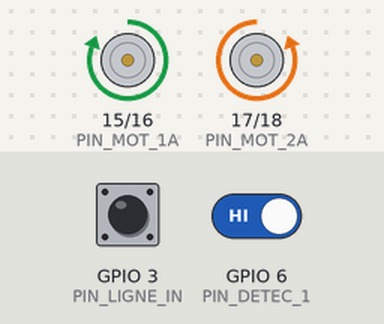
Bench run of a program on a simulated ESP32-S3. On the bench: motor-driver pin pairs drawn as motors (green arrow = first pin HIGH = forward, orange = second pin HIGH = backward, longer = more drive). The inputs (shaded band) are chosen by the test bench; at power-on: GPIO 6 (PIN_DETEC_1) HIGH, GPIO 3 (PIN_LIGNE_IN) HIGH. What the program prints to the serial monitor is not drawn.

Above: at 1.2 s.
1.3 s: GPIO 6 (PIN_DETEC_1) driven LOW
At 1.8 s:
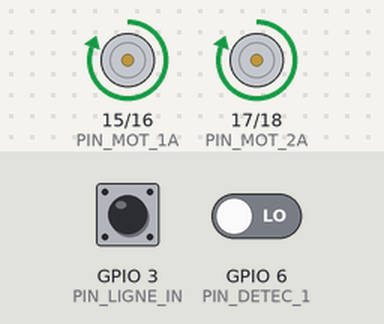
2.8 s: GPIO 6 (PIN_DETEC_1) driven HIGH
At 4.2 s:
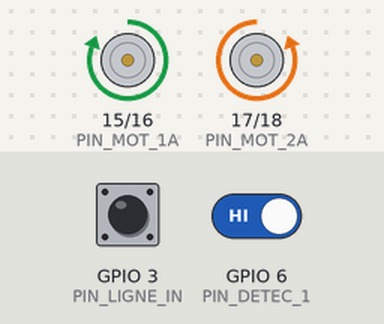
Timing chart, 0 to 5.8 s (numbered marks = the images above; inputs shaded):
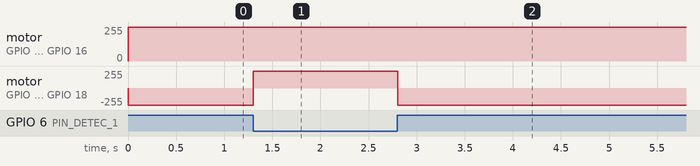

Measured:
- after the input at 1.3 s, motor on GPIO 17 (PIN_MOT_2A) / GPIO 18 (PIN_MOT_2B): backward 255/255 → forward 255/255 at once
- after the input at 2.8 s, motor on GPIO 17 (PIN_MOT_2A) / GPIO 18 (PIN_MOT_2B): forward 255/255 → backward 255/255 at once

The program:

main.cpp
```cpp
#include <Arduino.h>
#include "fct.h"


// DEL IFR
#define PIN_DETEC_1 6
#define PIN_BURST_1 4

// MOTEUR
#define PIN_MOT_1A 15
#define PIN_MOT_1B 16
#define PIN_MOT_2A 17
#define PIN_MOT_2B 18

// CAPTEUR LIGNE
#define PIN_LIGNE_IN 3


// INTERRUPT CAPTEUR LIGNE
void IRAM_ATTR isr()
{
  while(digitalRead(PIN_LIGNE_IN)==LOW)
      moteur_recul();
}


void setup()
{
  Serial.begin(115200);

  ledcSetup(0, 38000, 8);

  ledcAttachPin(PIN_BURST_1, 0);


  pinMode(PIN_DETEC_1, INPUT);

  pinMode(PIN_MOT_1A, OUTPUT);
  pinMode(PIN_MOT_1B, OUTPUT);
  pinMode(PIN_MOT_2A, OUTPUT);
  pinMode(PIN_MOT_2B, OUTPUT);


  pinMode(PIN_LIGNE_IN, INPUT);
  attachInterrupt(PIN_LIGNE_IN, isr, FALLING);

  Serial.println("BURST_FINIT");
}

void loop()
{
  transition();
  etat_now();
  delay(1);
}
```

fct.h
```cpp
#include <Arduino.h>

// DEL IFR
#define PIN_DETEC_1 6
#define PIN_BURST_1 4

// MOTEUR
#define PIN_MOT_1A 15
#define PIN_MOT_1B 16
#define PIN_MOT_2A 17
#define PIN_MOT_2B 18

// CAPTEUR LIGNE
#define PIN_LIGNE_IN 3


// Variables contenant les conditions de transitions
bool C1 = false;
bool C2 = false;
bool C4 = false;


enum Etat {
  E1,
  E2,
};


// État de démarrage (toujours le premier en théorie)
enum Etat etatActuel = E1;


void burst()
{
  for(char i=0; i<23; i++)
  {
    ledcWrite(0,100);
    delay(0.000026316);
  }

  Serial.println("BURST_FINIT");

  delay(0.9);
}


void detec_obj()
{
    if((digitalRead(PIN_DETEC_1)==LOW))
      C1 = true;
}


void perdu_obj()
{
    if((digitalRead(PIN_DETEC_1)==HIGH))
      C2 = true;
}


void moteur_avance()
{

  digitalWrite(PIN_MOT_1A, HIGH);
  digitalWrite(PIN_MOT_1B, LOW);
  digitalWrite(PIN_MOT_2A, HIGH);
  digitalWrite(PIN_MOT_2B, LOW);


}


void moteur_recul()
{

  digitalWrite(PIN_MOT_1A, LOW);
  digitalWrite(PIN_MOT_1B, HIGH);
  digitalWrite(PIN_MOT_2A, LOW);
  digitalWrite(PIN_MOT_2B, HIGH);

}


void moteur_tourne()
{

  digitalWrite(PIN_MOT_1A, HIGH);
  digitalWrite(PIN_MOT_1B, LOW);
  digitalWrite(PIN_MOT_2A, LOW);
  digitalWrite(PIN_MOT_2B, HIGH);

}


void transition()
{
    if(C1)
      etatActuel = E2;
    else if(C2)
      etatActuel = E1;
    else if(C4)
      etatActuel = E1;
}


void etat_E1()
{
    C2 = false;
    C4 = false;

    while((digitalRead(PIN_DETEC_1)==HIGH))
    {
        burst();
        moteur_tourne();
    }

    C1 = true;
}


void etat_E2()
{
    C4 = false;

    while((digitalRead(PIN_DETEC_1)==LOW))
    {
        burst();
        moteur_avance();
    }

    C2 = true;
    C1 = false;
}


void etat_now()
{
    switch (etatActuel)
    {
    case E1:
      etat_E1();
      break;
    case E2:
      etat_E2();
      break;
    }
}
```
